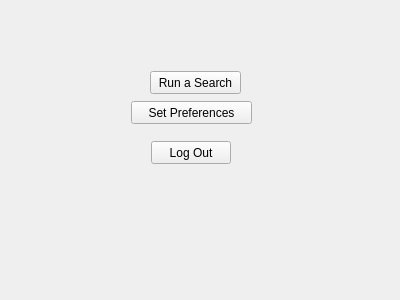
<?xml version="1.0" encoding="UTF-8"?>
<ui version="4.0">
 <class>UserHomeScreen</class>
 <widget class="QWidget" name="UserHomeScreen">
  <property name="geometry">
   <rect>
    <x>0</x>
    <y>0</y>
    <width>400</width>
    <height>300</height>
   </rect>
  </property>
  <property name="windowTitle">
   <string>Form</string>
  </property>
  <layout class="QHBoxLayout" name="horizontalLayout">
   <item>
    <widget class="QStackedWidget" name="stackedWidget">
     <widget class="QWidget" name="page">
      <widget class="QPushButton" name="homeButton">
       <property name="geometry">
        <rect>
         <x>140</x>
         <y>130</y>
         <width>80</width>
         <height>23</height>
        </rect>
       </property>
       <property name="text">
        <string>Log Out</string>
       </property>
      </widget>
      <widget class="QPushButton" name="setPreferencesButton">
       <property name="geometry">
        <rect>
         <x>120</x>
         <y>90</y>
         <width>121</width>
         <height>23</height>
        </rect>
       </property>
       <property name="text">
        <string>Set Preferences</string>
       </property>
      </widget>
      <widget class="QPushButton" name="searchButton">
       <property name="geometry">
        <rect>
         <x>139</x>
         <y>60</y>
         <width>91</width>
         <height>23</height>
        </rect>
       </property>
       <property name="text">
        <string>Run a Search</string>
       </property>
      </widget>
     </widget>
    </widget>
   </item>
  </layout>
 </widget>
 <resources/>
 <connections/>
</ui>
